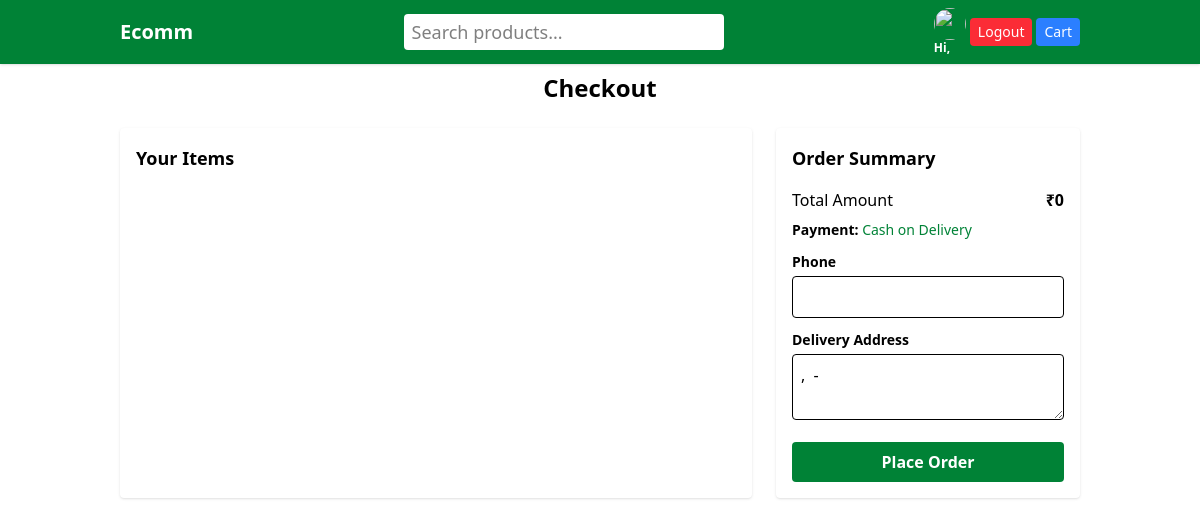
/cart/checkout/ (signed in), run on an earlier commit of the app's database.
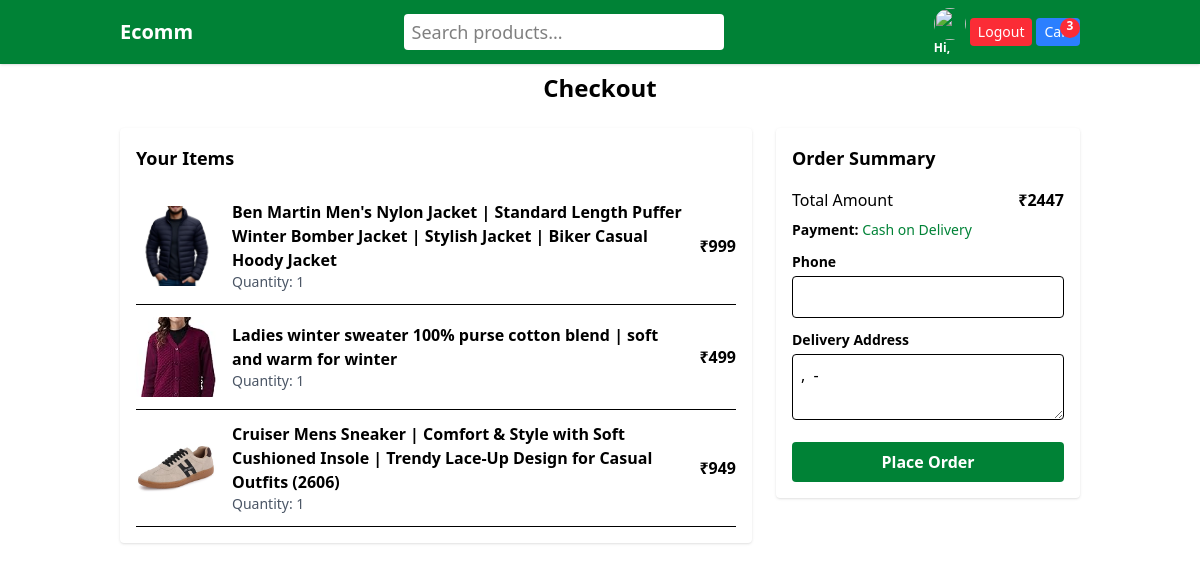
And on a later commit of the database.
### cart/models.py (models this page shows, shortened)
class CartItem(models.Model):
    user = models.ForeignKey(User, on_delete=models.CASCADE)
    product = models.ForeignKey(Product, on_delete=models.CASCADE)
    quantity = models.IntegerField(default=1)
    def total_price(self):
        return self.product.price * self.quantity

### products/models.py (models this page shows, shortened)
class Product(models.Model):
    name = models.CharField(max_length=200)
    description = models.TextField()
    price = models.IntegerField()
    quantity = models.IntegerField()
    category = models.ForeignKey(Category, on_delete=models.CASCADE)
    main_image = models.ImageField(upload_to='products/main/')

### cart/views.py (the view)
# urls.py: path('checkout/', views.checkout, name='checkout')
@login_required
def checkout(request):
    items = CartItem.objects.filter(user=request.user)
    total = sum(item.total_price() for item in items)
    return render(request, 'checkout.html', {
        'items': items,
        'total': total
    })

### cart/context_processors.py (called while the page is built)
def cart_item_count(request):
    if request.user.is_authenticated:
        count = CartItem.objects.filter(user=request.user).count()
    else:
        count = 0
    return {'cart_count': count}

### orders/templates/checkout.html (shortened to what this page needs)
{% extends "base.html" %}
{% block content %}
<h2 class="text-2xl font-bold mb-6 text-center">Checkout</h2>
<div class="grid grid-cols-1 lg:grid-cols-3 gap-6">
  <div class="lg:col-span-2 bg-white shadow rounded p-4">
    <h3 class="text-lg font-semibold mb-4">Your Items</h3>
    {% for item in items %}
    <div class="flex items-center gap-4 border-b py-3">
      <img src="{{ item.product.main_image.url }}"
           alt="{{ item.product.name }}" class="w-16 h-16 sm:w-20 sm:h-20 object-cover rounded">
      <div class="flex-1">
        <p class="font-semibold text-sm sm:text-base">{{ item.product.name }}</p>
        <p class="text-xs sm:text-sm text-gray-600">Quantity: {{ item.quantity }}</p>
      </div>
      <div class="font-semibold text-sm sm:text-base">₹{{ item.total_price }}</div>
    </div>
    {% endfor %}
  </div>
  <div class="bg-white shadow rounded p-4 h-fit">
    <h3 class="text-lg font-semibold mb-4">Order Summary</h3>
    <p class="flex justify-between mb-2">
      <span>Total Amount</span>
      <span class="font-bold">₹{{ total }}</span>
    </p>
    <p class="mb-3 text-sm">
      <span class="font-semibold">Payment:</span>
      <span class="text-green-700">Cash on Delivery</span>
    </p>
    <form method="post" action="{% url 'orders:checkout' %}">
      <label class="block text-sm font-semibold mb-1">Phone</label>
      <input type="text" name="phone" required
             class="w-full border rounded p-2 mb-3 outline-none focus:ring-2 focus:ring-green-500">
      <label class="block text-sm font-semibold mb-1">Delivery Address</label>
      <textarea name="address" required
                class="w-full border rounded p-2 mb-4">{{ profile.address }}, {{ profile.city }} - {{ profile.pincode }}</textarea>
      <button type="submit"
              class="w-full bg-green-700 hover:bg-green-800 text-white py-2 rounded font-semibold">
        Place Order
      </button>
    </form>
  </div>
</div>
{% endblock %}

What changed in the data, as far as the page shows it:
added CartItem: product.main_image (picture), product.name "Ben Martin Men's Nylon Jacket | Standard Length Puffer Winter Bomber Jacket | Stylish Jacket | Biker Casual Hoody Jacket", quantity "1", total_price "999"
added CartItem: product.main_image (picture), product.name "Ladies winter sweater 100% purse cotton blend | soft and warm for winter", quantity "1", total_price "499"
added CartItem: product.main_image (picture), product.name "Cruiser Mens Sneaker | Comfort & Style with Soft Cushioned Insole | Trendy Lace-Up Design for Casual Outfits (2606)", quantity "1", total_price "949"
Also different on the page:
{{ cart_count }}: (not shown) → "3"
{{ total }}: "0" → "2447"
